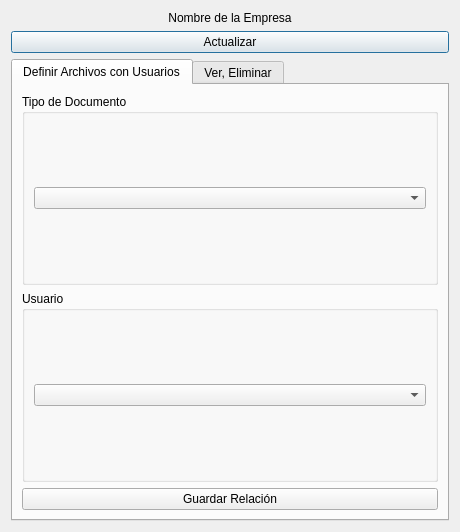
<?xml version="1.0" encoding="UTF-8"?>
<ui version="4.0">
 <class>Dialog</class>
 <widget class="QDialog" name="Dialog">
  <property name="geometry">
   <rect>
    <x>0</x>
    <y>0</y>
    <width>460</width>
    <height>532</height>
   </rect>
  </property>
  <property name="windowTitle">
   <string>Dialog</string>
  </property>
  <layout class="QVBoxLayout" name="verticalLayout">
   <item>
    <widget class="QLabel" name="label">
     <property name="text">
      <string>Nombre de la Empresa</string>
     </property>
     <property name="alignment">
      <set>Qt::AlignCenter</set>
     </property>
    </widget>
   </item>
   <item>
    <widget class="QPushButton" name="pushButton_actualizar">
     <property name="text">
      <string>Actualizar</string>
     </property>
    </widget>
   </item>
   <item>
    <widget class="QTabWidget" name="tabWidget">
     <property name="currentIndex">
      <number>0</number>
     </property>
     <widget class="QWidget" name="def_archivos_user">
      <attribute name="title">
       <string>Definir Archivos con Usuarios</string>
      </attribute>
      <layout class="QVBoxLayout" name="verticalLayout_3">
       <item>
        <widget class="QGroupBox" name="groupBox">
         <property name="title">
          <string>Tipo de Documento</string>
         </property>
         <layout class="QVBoxLayout" name="verticalLayout_4">
          <item>
           <widget class="QComboBox" name="comboBox_tipo_doc"/>
          </item>
         </layout>
        </widget>
       </item>
       <item>
        <widget class="QGroupBox" name="groupBox_2">
         <property name="title">
          <string>Usuario</string>
         </property>
         <layout class="QVBoxLayout" name="verticalLayout_5">
          <item>
           <widget class="QComboBox" name="comboBox_user"/>
          </item>
         </layout>
        </widget>
       </item>
       <item>
        <widget class="QPushButton" name="pushButton_guardar">
         <property name="text">
          <string>Guardar Relación</string>
         </property>
        </widget>
       </item>
      </layout>
     </widget>
     <widget class="QWidget" name="ver_eliminar">
      <attribute name="title">
       <string>Ver, Eliminar</string>
      </attribute>
      <layout class="QVBoxLayout" name="verticalLayout_2">
       <item>
        <widget class="QTableWidget" name="tableWidget"/>
       </item>
       <item>
        <widget class="QPushButton" name="pushButton_eliminar">
         <property name="text">
          <string>Eliminar</string>
         </property>
        </widget>
       </item>
      </layout>
     </widget>
    </widget>
   </item>
  </layout>
 </widget>
 <resources/>
 <connections/>
</ui>
